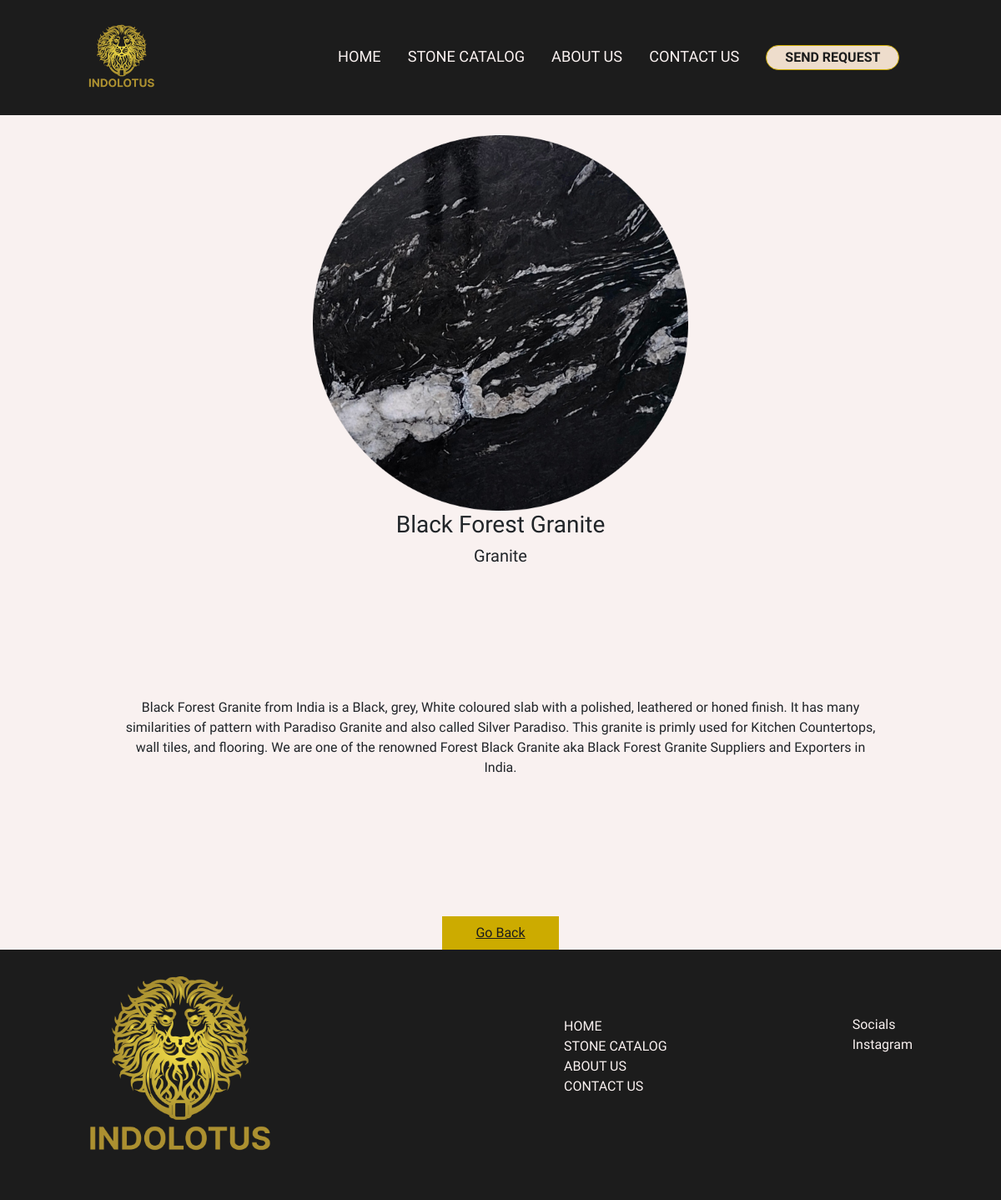
The page /app/view/1/ on the database its author committed.
### backend/models.py (models this page shows)
class Tileproducts(models.Model):
    id=models.AutoField(primary_key=True, unique=True, blank=True, null=False, default=None)
    tileName=models.CharField(max_length=255)
    description=models.CharField(max_length=955)
    cost=models.FloatField()
    typeoftile=models.CharField(max_length=255)
    lenghtoftile=models.CharField(max_length=20)
    image=models.ImageField(upload_to='tile_products/Images',default="")

### backend/views.py (the view)
# urls.py: path("view/<int:pk>/",DetailViews.as_view(),name="products-detail"),
class DetailViews(DetailView):
    model=Tileproducts
    template_name="product_detail.html"
    context_object_name='item'

### Templates/product_detail.html (shortened to what this page needs)
{% extends 'basetemplate.html' %}
{% load static %}
{% block content %}
<center>
    <div class="projects">
        <div class="project_content">
            <img class="image_detail_product" src="{{item.image.url}}" alt="">
            <h3 class="moile_text_heading">{{item.tileName}}</h3>
            <h5 class="moile_text_heading">{{item.typeoftile}}</h5>
            <div class="description">
                <p>{{item.description}}</p>
            </div>
            <div class="minor_section">
                <button class="gobackbtn"><a href="{% url 'products-list'%}">Go Back</a></button>
            </div>
        </div>
    </div>
</center>
{% endblock content %}

### Templates/basetemplate.html (shortened to what this page needs)
{% load static %}
<!DOCTYPE html>
<html>
    <head>
        <link href="https://cdn.jsdelivr.net/npm/bootstrap@5.3.3/dist/css/bootstrap.min.css" rel="stylesheet">
        <link rel="stylesheet" href="{%static './index.css'%}">
        <link href="{% static 'fontawesomefree/css/fontawesome.css' %}" rel="stylesheet" type="text/css">
        <link href="{% static 'fontawesomefree/css/brands.css' %}" rel="stylesheet" type="text/css">
        <link href="{% static 'fontawesomefree/css/solid.css' %}" rel="stylesheet" type="text/css">
    </head>
    {% include 'navBar.html'%}
    <body class="content_section">
    {% block content %}
    {% endblock %}
    </body>
    {% include 'footer.html'%}
</html>

### Templates/navBar.html (shortened to what this page needs)
{% load static %}
<nav class="navbar" id="navBar">
      <div class="navbar-brand">
        <img class="brandlogo" src="{% static 'Media/logo.png'%}" alt="INDOLOTUS" />
      </div>
      <div class="links_section">
      <ul class="links_section_ul">
       <li><a  href="/">HOME</a></li>
       <li><a  href="/app/view">STONE CATALOG</a></li>
       <li><a  href="{%url 'About' %}">ABOUT US</a></li>
       <li><a  href="{%url 'Contact' %}">CONTACT US</a></li>
      <li><button class="links_button" ><a  href="{%url 'Contact' %}">SEND REQUEST</a></button></li>
    </ul>
    </div>
  </nav>

### Templates/footer.html (shortened to what this page needs)
{% load static %}
<footer>
    <div class="contents">
        <div class="footer-brand">
            <img class="logo" src="{% static 'Media/logo.png'%}" alt="INDOLOTUS" />
        </div>
        <div class="list_foot">
            <div class="links_section_footer">
                <ul>
                    <li><a href="/">HOME</a></li>
                    <li><a href="{%url 'Contact' %}">STONE CATALOG</a></li>
                    <li><a href="{%url 'About' %}">ABOUT US</a></li>
                    <li><a href="{%url 'Contact' %}">CONTACT US</a></li>
                </ul>
            </div>
        </div>
        <p class="socials"><br><br>
            <a href="#">Socials</a><br>
            <a href="#">Instagram</a><br>
        </p>
    </div>
</footer>

### static/index.css (style rules this page uses)
* { box-sizing: border-box; font-family: Raleway; margin: 0; padding: 0; }
a { text-decoration: none; }
body { background-color: #F9F1F0; margin: 0; padding: 0; }
.navbar { display: flex; justify-content: space-around; align-items: center; background-color: #1C1C1C; color: #F9F1F0; min-width: 100vh; padding: 5 rem; }
.navbar-brand .brandlogo { height: 5rem; width: 5rem; object-fit: fill; margin: 1rem; margin-left:20px; }
.links_section ul { margin: 0; padding: 0; display: flex; margin-right:20px; }
.links_section li { list-style: none; justify-content: space-between; padding: 1rem; }
.links_section li a { text-decoration: none; color: #F9F1F0; padding: 0 rem; display: block; font-size: 18.2px; font-weight: 250; }
.links_section button { width: 160px; height: 30px; text-decoration: none; background-color: #EEDDCC; padding: 1 rem; display: block; border-radius: 16px; border: 1px solid #CCAB00; }
.links_section button a { text-decoration: none; color: #1C1C1C; padding: 1 rem; display: block; font-weight: 600; font-size: 16px; }
.gobackbtn { border: none; background-color: #CCAB00; width: 140px; height: 40px; }
.gobackbtn a { text-decoration: none; font-style: none; color: white; }
.image_detail_product { width: 450px; height: 450px; object-fit: fill; }
.projects { display: flex; justify-content: space-around; padding: 0px; }
.project_content .description { padding: 150px; }
.minor_section a { color: #1C1C1C; text-decoration: underline; }

### Templates/footer.html (style rules this page uses)
footer { position: relative; left: 0; bottom: 0; min-width: 100vh; height: 300px; background-color: #1C1C1C; color: white; font: Raleway; }
.contents { display: flex; padding: 30px; justify-content: space-around; }
.footer-brand .logo { width: 70%; }
.list_foot { padding: 50px; display: flex; flex-direction: column; }
.links_section_footer ul { list-style: none; }
.links_section_footer ul li a { padding: 20px; text-decoration: none; color: #F9F1F0; }
a { color: #F9F1F0; }

### rows shown on the page
Tileproducts: image (picture), tileName "Black Forest Granite", typeoftile "Granite", description "Black Forest Granite from India is a Black, grey, White coloured slab with a polished, leathered or honed finish. It has many similarities of pattern with Paradiso Granite and also called Silver Paradiso. This granite is primly used for Kitchen Countertops, wall tiles, and flooring. We are one of the renowned Forest Black Granite aka Black Forest Granite Suppliers and Exporters in India."
